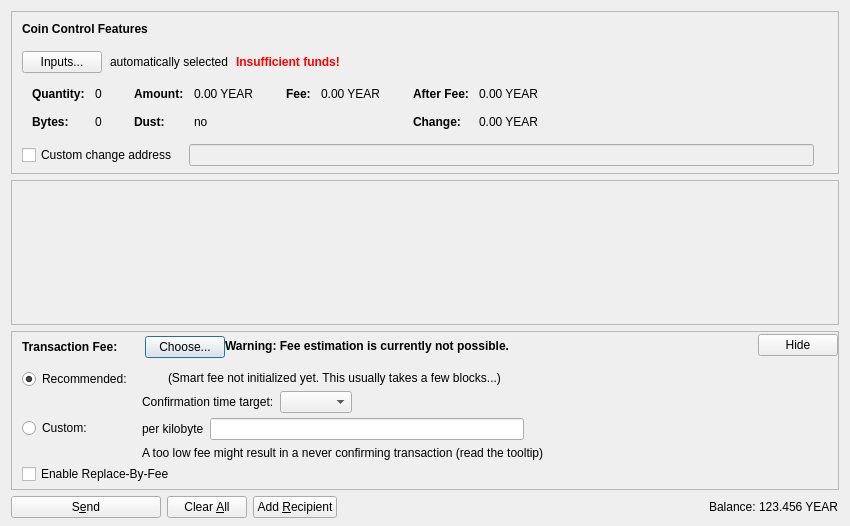
<?xml version="1.0" encoding="UTF-8"?>
<ui version="4.0">
 <class>SendCoinsDialog</class>
 <widget class="QDialog" name="SendCoinsDialog">
  <property name="geometry">
   <rect>
    <x>0</x>
    <y>0</y>
    <width>850</width>
    <height>526</height>
   </rect>
  </property>
  <property name="windowTitle">
   <string>Send Coins</string>
  </property>
  <layout class="QVBoxLayout" name="verticalLayout" stretch="0,1,0,0">
   <property name="bottomMargin">
    <number>8</number>
   </property>
   <item>
    <widget class="QFrame" name="frameCoinControl">
     <property name="sizePolicy">
      <sizepolicy hsizetype="Expanding" vsizetype="Expanding">
       <horstretch>0</horstretch>
       <verstretch>0</verstretch>
      </sizepolicy>
     </property>
     <property name="maximumSize">
      <size>
       <width>16777215</width>
       <height>16777215</height>
      </size>
     </property>
     <property name="frameShape">
      <enum>QFrame::StyledPanel</enum>
     </property>
     <property name="frameShadow">
      <enum>QFrame::Sunken</enum>
     </property>
     <layout class="QVBoxLayout" name="verticalLayoutCoinControl2">
      <property name="spacing">
       <number>0</number>
      </property>
      <property name="leftMargin">
       <number>0</number>
      </property>
      <property name="topMargin">
       <number>0</number>
      </property>
      <property name="rightMargin">
       <number>0</number>
      </property>
      <property name="bottomMargin">
       <number>6</number>
      </property>
      <item>
       <layout class="QVBoxLayout" name="verticalLayoutCoinControl" stretch="0,0,0,0,1">
        <property name="spacing">
         <number>0</number>
        </property>
        <property name="leftMargin">
         <number>10</number>
        </property>
        <property name="topMargin">
         <number>10</number>
        </property>
        <item>
         <layout class="QHBoxLayout" name="horizontalLayoutCoinControl1">
          <property name="bottomMargin">
           <number>15</number>
          </property>
          <item>
           <widget class="QLabel" name="labelCoinControlFeatures">
            <property name="sizePolicy">
             <sizepolicy hsizetype="Preferred" vsizetype="Maximum">
              <horstretch>0</horstretch>
              <verstretch>0</verstretch>
             </sizepolicy>
            </property>
            <property name="font">
             <font>
              <weight>75</weight>
              <bold>true</bold>
             </font>
            </property>
            <property name="styleSheet">
             <string notr="true">font-weight:bold;</string>
            </property>
            <property name="text">
             <string>Coin Control Features</string>
            </property>
           </widget>
          </item>
         </layout>
        </item>
        <item>
         <layout class="QHBoxLayout" name="horizontalLayoutCoinControl2" stretch="0,0,0,0">
          <property name="spacing">
           <number>8</number>
          </property>
          <property name="bottomMargin">
           <number>10</number>
          </property>
          <item>
           <widget class="QPushButton" name="pushButtonCoinControl">
            <property name="styleSheet">
             <string notr="true"/>
            </property>
            <property name="text">
             <string>Inputs...</string>
            </property>
            <property name="autoDefault">
             <bool>false</bool>
            </property>
           </widget>
          </item>
          <item>
           <widget class="QLabel" name="labelCoinControlAutomaticallySelected">
            <property name="text">
             <string>automatically selected</string>
            </property>
            <property name="margin">
             <number>5</number>
            </property>
           </widget>
          </item>
          <item>
           <widget class="QLabel" name="labelCoinControlInsuffFunds">
            <property name="font">
             <font>
              <weight>75</weight>
              <bold>true</bold>
             </font>
            </property>
            <property name="styleSheet">
             <string notr="true">color:red;font-weight:bold;</string>
            </property>
            <property name="text">
             <string>Insufficient funds!</string>
            </property>
            <property name="margin">
             <number>5</number>
            </property>
           </widget>
          </item>
          <item>
           <spacer name="horizontalSpacerCoinControl">
            <property name="orientation">
             <enum>Qt::Horizontal</enum>
            </property>
            <property name="sizeHint" stdset="0">
             <size>
              <width>40</width>
              <height>1</height>
             </size>
            </property>
           </spacer>
          </item>
         </layout>
        </item>
        <item>
         <widget class="QWidget" name="widgetCoinControl" native="true">
          <property name="sizePolicy">
           <sizepolicy hsizetype="Preferred" vsizetype="Preferred">
            <horstretch>0</horstretch>
            <verstretch>0</verstretch>
           </sizepolicy>
          </property>
          <property name="minimumSize">
           <size>
            <width>0</width>
            <height>0</height>
           </size>
          </property>
          <property name="styleSheet">
           <string notr="true"/>
          </property>
          <layout class="QHBoxLayout" name="horizontalLayoutCoinControl5">
           <property name="leftMargin">
            <number>0</number>
           </property>
           <property name="topMargin">
            <number>0</number>
           </property>
           <property name="rightMargin">
            <number>0</number>
           </property>
           <property name="bottomMargin">
            <number>0</number>
           </property>
           <item>
            <layout class="QHBoxLayout" name="horizontalLayoutCoinControl3" stretch="0,0,0,1">
             <property name="spacing">
              <number>20</number>
             </property>
             <property name="topMargin">
              <number>0</number>
             </property>
             <property name="bottomMargin">
              <number>10</number>
             </property>
             <item>
              <layout class="QFormLayout" name="formLayoutCoinControl1">
               <property name="horizontalSpacing">
                <number>10</number>
               </property>
               <property name="verticalSpacing">
                <number>14</number>
               </property>
               <property name="leftMargin">
                <number>10</number>
               </property>
               <property name="topMargin">
                <number>4</number>
               </property>
               <property name="rightMargin">
                <number>6</number>
               </property>
               <item row="0" column="0">
                <widget class="QLabel" name="labelCoinControlQuantityText">
                 <property name="font">
                  <font>
                   <weight>75</weight>
                   <bold>true</bold>
                  </font>
                 </property>
                 <property name="text">
                  <string>Quantity:</string>
                 </property>
                 <property name="margin">
                  <number>0</number>
                 </property>
                </widget>
               </item>
               <item row="0" column="1">
                <widget class="QLabel" name="labelCoinControlQuantity">
                 <property name="cursor">
                  <cursorShape>IBeamCursor</cursorShape>
                 </property>
                 <property name="contextMenuPolicy">
                  <enum>Qt::ActionsContextMenu</enum>
                 </property>
                 <property name="text">
                  <string notr="true">0</string>
                 </property>
                 <property name="margin">
                  <number>0</number>
                 </property>
                 <property name="textInteractionFlags">
                  <set>Qt::LinksAccessibleByMouse|Qt::TextSelectableByKeyboard|Qt::TextSelectableByMouse</set>
                 </property>
                </widget>
               </item>
               <item row="1" column="0">
                <widget class="QLabel" name="labelCoinControlBytesText">
                 <property name="font">
                  <font>
                   <weight>75</weight>
                   <bold>true</bold>
                  </font>
                 </property>
                 <property name="text">
                  <string>Bytes:</string>
                 </property>
                </widget>
               </item>
               <item row="1" column="1">
                <widget class="QLabel" name="labelCoinControlBytes">
                 <property name="cursor">
                  <cursorShape>IBeamCursor</cursorShape>
                 </property>
                 <property name="contextMenuPolicy">
                  <enum>Qt::ActionsContextMenu</enum>
                 </property>
                 <property name="text">
                  <string notr="true">0</string>
                 </property>
                 <property name="textInteractionFlags">
                  <set>Qt::LinksAccessibleByMouse|Qt::TextSelectableByKeyboard|Qt::TextSelectableByMouse</set>
                 </property>
                </widget>
               </item>
              </layout>
             </item>
             <item>
              <layout class="QFormLayout" name="formLayoutCoinControl2">
               <property name="horizontalSpacing">
                <number>10</number>
               </property>
               <property name="verticalSpacing">
                <number>14</number>
               </property>
               <property name="leftMargin">
                <number>6</number>
               </property>
               <property name="topMargin">
                <number>4</number>
               </property>
               <property name="rightMargin">
                <number>6</number>
               </property>
               <item row="0" column="0">
                <widget class="QLabel" name="labelCoinControlAmountText">
                 <property name="font">
                  <font>
                   <weight>75</weight>
                   <bold>true</bold>
                  </font>
                 </property>
                 <property name="text">
                  <string>Amount:</string>
                 </property>
                 <property name="margin">
                  <number>0</number>
                 </property>
                </widget>
               </item>
               <item row="0" column="1">
                <widget class="QLabel" name="labelCoinControlAmount">
                 <property name="cursor">
                  <cursorShape>IBeamCursor</cursorShape>
                 </property>
                 <property name="contextMenuPolicy">
                  <enum>Qt::ActionsContextMenu</enum>
                 </property>
                 <property name="text">
                  <string notr="true">0.00 YEAR</string>
                 </property>
                 <property name="textInteractionFlags">
                  <set>Qt::LinksAccessibleByMouse|Qt::TextSelectableByKeyboard|Qt::TextSelectableByMouse</set>
                 </property>
                </widget>
               </item>
               <item row="1" column="0">
                <widget class="QLabel" name="labelCoinControlLowOutputText">
                 <property name="font">
                  <font>
                   <weight>75</weight>
                   <bold>true</bold>
                  </font>
                 </property>
                 <property name="text">
                  <string>Dust:</string>
                 </property>
                </widget>
               </item>
               <item row="1" column="1">
                <widget class="QLabel" name="labelCoinControlLowOutput">
                 <property name="cursor">
                  <cursorShape>IBeamCursor</cursorShape>
                 </property>
                 <property name="contextMenuPolicy">
                  <enum>Qt::ActionsContextMenu</enum>
                 </property>
                 <property name="text">
                  <string notr="true">no</string>
                 </property>
                 <property name="textInteractionFlags">
                  <set>Qt::LinksAccessibleByMouse|Qt::TextSelectableByKeyboard|Qt::TextSelectableByMouse</set>
                 </property>
                </widget>
               </item>
              </layout>
             </item>
             <item>
              <layout class="QFormLayout" name="formLayoutCoinControl3">
               <property name="horizontalSpacing">
                <number>10</number>
               </property>
               <property name="verticalSpacing">
                <number>14</number>
               </property>
               <property name="leftMargin">
                <number>6</number>
               </property>
               <property name="topMargin">
                <number>4</number>
               </property>
               <property name="rightMargin">
                <number>6</number>
               </property>
               <item row="0" column="0">
                <widget class="QLabel" name="labelCoinControlFeeText">
                 <property name="font">
                  <font>
                   <weight>75</weight>
                   <bold>true</bold>
                  </font>
                 </property>
                 <property name="text">
                  <string>Fee:</string>
                 </property>
                 <property name="margin">
                  <number>0</number>
                 </property>
                </widget>
               </item>
               <item row="0" column="1">
                <widget class="QLabel" name="labelCoinControlFee">
                 <property name="cursor">
                  <cursorShape>IBeamCursor</cursorShape>
                 </property>
                 <property name="contextMenuPolicy">
                  <enum>Qt::ActionsContextMenu</enum>
                 </property>
                 <property name="text">
                  <string notr="true">0.00 YEAR</string>
                 </property>
                 <property name="textInteractionFlags">
                  <set>Qt::LinksAccessibleByMouse|Qt::TextSelectableByKeyboard|Qt::TextSelectableByMouse</set>
                 </property>
                </widget>
               </item>
              </layout>
             </item>
             <item>
              <layout class="QFormLayout" name="formLayoutCoinControl4">
               <property name="horizontalSpacing">
                <number>10</number>
               </property>
               <property name="verticalSpacing">
                <number>14</number>
               </property>
               <property name="leftMargin">
                <number>6</number>
               </property>
               <property name="topMargin">
                <number>4</number>
               </property>
               <property name="rightMargin">
                <number>6</number>
               </property>
               <item row="0" column="0">
                <widget class="QLabel" name="labelCoinControlAfterFeeText">
                 <property name="font">
                  <font>
                   <weight>75</weight>
                   <bold>true</bold>
                  </font>
                 </property>
                 <property name="text">
                  <string>After Fee:</string>
                 </property>
                 <property name="margin">
                  <number>0</number>
                 </property>
                </widget>
               </item>
               <item row="0" column="1">
                <widget class="QLabel" name="labelCoinControlAfterFee">
                 <property name="cursor">
                  <cursorShape>IBeamCursor</cursorShape>
                 </property>
                 <property name="contextMenuPolicy">
                  <enum>Qt::ActionsContextMenu</enum>
                 </property>
                 <property name="text">
                  <string notr="true">0.00 YEAR</string>
                 </property>
                 <property name="textInteractionFlags">
                  <set>Qt::LinksAccessibleByMouse|Qt::TextSelectableByKeyboard|Qt::TextSelectableByMouse</set>
                 </property>
                </widget>
               </item>
               <item row="1" column="0">
                <widget class="QLabel" name="labelCoinControlChangeText">
                 <property name="font">
                  <font>
                   <weight>75</weight>
                   <bold>true</bold>
                  </font>
                 </property>
                 <property name="text">
                  <string>Change:</string>
                 </property>
                </widget>
               </item>
               <item row="1" column="1">
                <widget class="QLabel" name="labelCoinControlChange">
                 <property name="cursor">
                  <cursorShape>IBeamCursor</cursorShape>
                 </property>
                 <property name="contextMenuPolicy">
                  <enum>Qt::ActionsContextMenu</enum>
                 </property>
                 <property name="text">
                  <string notr="true">0.00 YEAR</string>
                 </property>
                 <property name="textInteractionFlags">
                  <set>Qt::LinksAccessibleByMouse|Qt::TextSelectableByKeyboard|Qt::TextSelectableByMouse</set>
                 </property>
                </widget>
               </item>
              </layout>
             </item>
            </layout>
           </item>
          </layout>
         </widget>
        </item>
        <item>
         <layout class="QHBoxLayout" name="horizontalLayoutCoinControl4" stretch="0,0,0">
          <property name="spacing">
           <number>12</number>
          </property>
          <property name="sizeConstraint">
           <enum>QLayout::SetDefaultConstraint</enum>
          </property>
          <property name="topMargin">
           <number>5</number>
          </property>
          <property name="rightMargin">
           <number>5</number>
          </property>
          <item>
           <widget class="QCheckBox" name="checkBoxCoinControlChange">
            <property name="toolTip">
             <string>If this is activated, but the change address is empty or invalid, change will be sent to a newly generated address.</string>
            </property>
            <property name="text">
             <string>Custom change address</string>
            </property>
           </widget>
          </item>
          <item>
           <widget class="QValidatedLineEdit" name="lineEditCoinControlChange">
            <property name="enabled">
             <bool>false</bool>
            </property>
            <property name="sizePolicy">
             <sizepolicy hsizetype="Expanding" vsizetype="Fixed">
              <horstretch>0</horstretch>
              <verstretch>0</verstretch>
             </sizepolicy>
            </property>
           </widget>
          </item>
          <item>
           <widget class="QLabel" name="labelCoinControlChangeLabel">
            <property name="sizePolicy">
             <sizepolicy hsizetype="Preferred" vsizetype="Expanding">
              <horstretch>0</horstretch>
              <verstretch>0</verstretch>
             </sizepolicy>
            </property>
            <property name="minimumSize">
             <size>
              <width>0</width>
              <height>0</height>
             </size>
            </property>
            <property name="text">
             <string/>
            </property>
            <property name="margin">
             <number>3</number>
            </property>
           </widget>
          </item>
         </layout>
        </item>
        <item>
         <spacer name="verticalSpacerCoinControl">
          <property name="orientation">
           <enum>Qt::Vertical</enum>
          </property>
          <property name="sizeHint" stdset="0">
           <size>
            <width>800</width>
            <height>1</height>
           </size>
          </property>
         </spacer>
        </item>
       </layout>
      </item>
     </layout>
    </widget>
   </item>
   <item>
    <widget class="QScrollArea" name="scrollArea">
     <property name="widgetResizable">
      <bool>true</bool>
     </property>
     <widget class="QWidget" name="scrollAreaWidgetContents">
      <property name="geometry">
       <rect>
        <x>0</x>
        <y>0</y>
        <width>830</width>
        <height>104</height>
       </rect>
      </property>
      <layout class="QVBoxLayout" name="verticalLayout_2" stretch="0,1">
       <property name="leftMargin">
        <number>0</number>
       </property>
       <property name="topMargin">
        <number>0</number>
       </property>
       <property name="rightMargin">
        <number>0</number>
       </property>
       <property name="bottomMargin">
        <number>0</number>
       </property>
       <item>
        <layout class="QVBoxLayout" name="entries">
         <property name="spacing">
          <number>6</number>
         </property>
        </layout>
       </item>
       <item>
        <spacer name="verticalSpacer">
         <property name="orientation">
          <enum>Qt::Vertical</enum>
         </property>
         <property name="sizeHint" stdset="0">
          <size>
           <width>20</width>
           <height>40</height>
          </size>
         </property>
        </spacer>
       </item>
      </layout>
     </widget>
    </widget>
   </item>
   <item>
    <widget class="QFrame" name="frameFee">
     <property name="sizePolicy">
      <sizepolicy hsizetype="Expanding" vsizetype="Expanding">
       <horstretch>0</horstretch>
       <verstretch>0</verstretch>
      </sizepolicy>
     </property>
     <property name="maximumSize">
      <size>
       <width>16777215</width>
       <height>16777215</height>
      </size>
     </property>
     <property name="frameShape">
      <enum>QFrame::StyledPanel</enum>
     </property>
     <property name="frameShadow">
      <enum>QFrame::Sunken</enum>
     </property>
     <layout class="QVBoxLayout" name="verticalLayoutFee1">
      <property name="spacing">
       <number>0</number>
      </property>
      <property name="leftMargin">
       <number>0</number>
      </property>
      <property name="topMargin">
       <number>0</number>
      </property>
      <property name="rightMargin">
       <number>0</number>
      </property>
      <property name="bottomMargin">
       <number>0</number>
      </property>
      <item>
       <layout class="QVBoxLayout" name="verticalLayoutFee2" stretch="0,0,0">
        <property name="spacing">
         <number>0</number>
        </property>
        <property name="leftMargin">
         <number>10</number>
        </property>
        <property name="topMargin">
         <number>0</number>
        </property>
        <item>
         <layout class="QHBoxLayout" name="horizontalLayoutFee1">
          <property name="bottomMargin">
           <number>0</number>
          </property>
          <item>
           <layout class="QVBoxLayout" name="verticalLayoutFee7">
            <property name="spacing">
             <number>0</number>
            </property>
            <item>
             <spacer name="verticalSpacerSmartFee">
              <property name="orientation">
               <enum>Qt::Vertical</enum>
              </property>
              <property name="sizeType">
               <enum>QSizePolicy::Fixed</enum>
              </property>
              <property name="sizeHint" stdset="0">
               <size>
                <width>1</width>
                <height>4</height>
               </size>
              </property>
             </spacer>
            </item>
            <item>
             <layout class="QHBoxLayout" name="horizontalLayoutSmartFee">
              <property name="spacing">
               <number>10</number>
              </property>
              <item>
               <widget class="QLabel" name="labelFeeHeadline">
                <property name="sizePolicy">
                 <sizepolicy hsizetype="Preferred" vsizetype="Maximum">
                  <horstretch>0</horstretch>
                  <verstretch>0</verstretch>
                 </sizepolicy>
                </property>
                <property name="font">
                 <font>
                  <weight>75</weight>
                  <bold>true</bold>
                 </font>
                </property>
                <property name="styleSheet">
                 <string notr="true">font-weight:bold;</string>
                </property>
                <property name="text">
                 <string>Transaction Fee:</string>
                </property>
               </widget>
              </item>
              <item>
               <widget class="QLabel" name="labelFeeMinimized">
                <property name="text">
                 <string/>
                </property>
               </widget>
              </item>
              <item>
               <widget class="QPushButton" name="buttonChooseFee">
                <property name="text">
                 <string>Choose...</string>
                </property>
               </widget>
              </item>
             </layout>
            </item>
            <item>
             <spacer name="verticalSpacer_5">
              <property name="orientation">
               <enum>Qt::Vertical</enum>
              </property>
              <property name="sizeHint" stdset="0">
               <size>
                <width>1</width>
                <height>1</height>
               </size>
              </property>
             </spacer>
            </item>
           </layout>
          </item>
          <item>
           <widget class="QLabel" name="fallbackFeeWarningLabel">
            <property name="toolTip">
             <string>Using the fallbackfee can result in sending a transaction that will take several hours or days (or never) to confirm. Consider choosing your fee manually or wait until you have validated the complete chain.</string>
            </property>
            <property name="font">
            <font>
                <weight>75</weight>
                <bold>true</bold>
            </font>
            </property>
            <property name="text">
             <string>Warning: Fee estimation is currently not possible.</string>
            </property>
            <property name="wordWrap">
             <bool>false</bool>
            </property>
           </widget>
          </item>
          <item>
           <spacer name="horizontalSpacer_4">
            <property name="orientation">
             <enum>Qt::Horizontal</enum>
            </property>
            <property name="sizeType">
             <enum>QSizePolicy::MinimumExpanding</enum>
            </property>
            <property name="sizeHint" stdset="0">
             <size>
              <width>40</width>
              <height>20</height>
             </size>
            </property>
           </spacer>
          </item>
          <item>
           <widget class="QPushButton" name="buttonMinimizeFee">
            <property name="toolTip">
             <string>Hide transaction fee settings</string>
            </property>
            <property name="text">
             <string>Hide</string>
            </property>
           </widget>
          </item>
         </layout>
        </item>
        <item>
         <widget class="QFrame" name="frameFeeSelection">
          <layout class="QVBoxLayout" name="verticalLayoutFee12">
           <property name="spacing">
            <number>0</number>
           </property>
           <property name="leftMargin">
            <number>0</number>
           </property>
           <property name="topMargin">
            <number>0</number>
           </property>
           <property name="rightMargin">
            <number>0</number>
           </property>
           <property name="bottomMargin">
            <number>0</number>
           </property>
           <item>
            <layout class="QGridLayout" name="gridLayoutFee">
             <property name="topMargin">
              <number>10</number>
             </property>
             <property name="bottomMargin">
              <number>4</number>
             </property>
             <property name="horizontalSpacing">
              <number>10</number>
             </property>
             <property name="verticalSpacing">
              <number>4</number>
             </property>
             <item row="1" column="1">
              <layout class="QVBoxLayout" name="verticalLayoutFee8">
               <property name="spacing">
                <number>6</number>
               </property>
               <item>
                <layout class="QHBoxLayout" name="horizontalLayoutFee13">
                 <item>
                  <widget class="QLabel" name="labelCustomPerKilobyte">
                   <property name="toolTip">
                    <string>Specify a custom fee per kB (1,000 bytes) of the transaction's virtual size.

Note:  Since the fee is calculated on a per-byte basis, a fee of "100 satoshis per kB" for a transaction size of 500 bytes (half of 1 kB) would ultimately yield a fee of only 50 satoshis.</string>
                   </property>
                   <property name="text">
                    <string>per kilobyte</string>
                   </property>
                  </widget>
                 </item>
                 <item>
                  <widget class="BitcoinAmountField" name="customFee"/>
                 </item>
                 <item>
                  <spacer name="horizontalSpacer_6">
                   <property name="orientation">
                    <enum>Qt::Horizontal</enum>
                   </property>
                   <property name="sizeHint" stdset="0">
                    <size>
                     <width>1</width>
                     <height>1</height>
                    </size>
                   </property>
                  </spacer>
                 </item>
                </layout>
               </item>
               <item>
                <layout class="QHBoxLayout" name="horizontalLayoutFee8">
                 <item>
                  <widget class="QLabel" name="labelCustomFeeWarning">
                   <property name="enabled">
                    <bool>true</bool>
                   </property>
                   <property name="toolTip">
                    <string>When there is less transaction volume than space in the blocks, miners as well as relaying nodes may enforce a minimum fee. Paying only this minimum fee is just fine, but be aware that this can result in a never confirming transaction once there is more demand for bitcoin transactions than the network can process.</string>
                   </property>
                   <property name="text">
                    <string>A too low fee might result in a never confirming transaction (read the tooltip)</string>
                   </property>
                  </widget>
                 </item>
                 <item>
                  <spacer name="horizontalSpacer_2">
                   <property name="orientation">
                    <enum>Qt::Horizontal</enum>
                   </property>
                   <property name="sizeHint" stdset="0">
                    <size>
                     <width>1</width>
                     <height>1</height>
                    </size>
                   </property>
                  </spacer>
                 </item>
                </layout>
               </item>
              </layout>
             </item>
             <item row="0" column="0">
              <layout class="QVBoxLayout" name="verticalLayoutFee4" stretch="0,1">
               <item>
                <widget class="QRadioButton" name="radioSmartFee">
                 <property name="text">
                  <string>Recommended:</string>
                 </property>
                 <property name="checked">
                  <bool>true</bool>
                 </property>
                 <attribute name="buttonGroup">
                  <string notr="true">groupFee</string>
                 </attribute>
                </widget>
               </item>
               <item>
                <spacer name="verticalSpacer_2">
                 <property name="orientation">
                  <enum>Qt::Vertical</enum>
                 </property>
                 <property name="sizeHint" stdset="0">
                  <size>
                   <width>1</width>
                   <height>1</height>
                  </size>
                 </property>
                </spacer>
               </item>
              </layout>
             </item>
             <item row="1" column="0">
              <layout class="QVBoxLayout" name="verticalLayoutFee9" stretch="0,1">
               <item>
                <widget class="QRadioButton" name="radioCustomFee">
                 <property name="text">
                  <string>Custom:</string>
                 </property>
                 <attribute name="buttonGroup">
                  <string notr="true">groupFee</string>
                 </attribute>
                </widget>
               </item>
               <item>
                <spacer name="verticalSpacer_6">
                 <property name="orientation">
                  <enum>Qt::Vertical</enum>
                 </property>
                 <property name="sizeHint" stdset="0">
                  <size>
                   <width>1</width>
                   <height>1</height>
                  </size>
                 </property>
                </spacer>
               </item>
              </layout>
             </item>
             <item row="0" column="1">
              <layout class="QVBoxLayout" name="verticalLayoutFee3" stretch="0,0,1">
               <property name="spacing">
                <number>6</number>
               </property>
               <property name="topMargin">
                <number>2</number>
               </property>
               <item>
                <layout class="QHBoxLayout" name="horizontalLayoutFee12">
                 <item>
                  <widget class="QLabel" name="labelSmartFee">
                   <property name="text">
                    <string/>
                   </property>
                  </widget>
                 </item>
                 <item>
                  <widget class="QLabel" name="labelFeeEstimation">
                   <property name="text">
                    <string/>
                   </property>
                  </widget>
                 </item>
                 <item>
                  <widget class="QLabel" name="labelSmartFee2">
                   <property name="text">
                    <string>(Smart fee not initialized yet. This usually takes a few blocks...)</string>
                   </property>
                  </widget>
                 </item>
                 <item>
                  <spacer name="horizontalSpacer_5">
                   <property name="orientation">
                    <enum>Qt::Horizontal</enum>
                   </property>
                   <property name="sizeHint" stdset="0">
                    <size>
                     <width>1</width>
                     <height>1</height>
                    </size>
                   </property>
                  </spacer>
                 </item>
                </layout>
               </item>
               <item>
                <layout class="QHBoxLayout" name="horizontalLayoutFee9">
                 <item>
                  <layout class="QVBoxLayout" name="verticalLayoutFee6">
                   <item>
                    <widget class="QLabel" name="labelSmartFee3">
                     <property name="text">
                      <string>Confirmation time target:</string>
                     </property>
                    </widget>
                   </item>
                  </layout>
                 </item>
                 <item>
                  <layout class="QVBoxLayout" name="verticalLayoutFee5">
                   <property name="rightMargin">
                    <number>30</number>
                   </property>
                   <item>
                    <layout class="QHBoxLayout" name="horizontalLayoutConfTarget">
                     <property name="bottomMargin">
                      <number>0</number>
                     </property>
                     <item>
                      <widget class="QComboBox" name="confTargetSelector"/>
                     </item>
                     <item>
                      <spacer name="horizontalSpacerConfTarget">
                       <property name="orientation">
                        <enum>Qt::Horizontal</enum>
                       </property>
                       <property name="sizeHint" stdset="0">
                        <size>
                         <width>40</width>
                         <height>20</height>
                        </size>
                       </property>
                      </spacer>
                     </item>
                    </layout>
                   </item>
                  </layout>
                 </item>
                </layout>
               </item>
               <item>
                <spacer name="verticalSpacer_4">
                 <property name="orientation">
                  <enum>Qt::Vertical</enum>
                 </property>
                 <property name="sizeHint" stdset="0">
                  <size>
                   <width>1</width>
                   <height>1</height>
                  </size>
                 </property>
                </spacer>
               </item>
              </layout>
             </item>
            </layout>
           </item>
           <item>
            <widget class="QCheckBox" name="optInRBF">
             <property name="text">
              <string>Enable Replace-By-Fee</string>
             </property>
             <property name="toolTip">
              <string>With Replace-By-Fee (BIP-125) you can increase a transaction's fee after it is sent. Without this, a higher fee may be recommended to compensate for increased transaction delay risk.</string>
             </property>
            </widget>
           </item>
          </layout>
         </widget>
        </item>
        <item>
         <spacer name="verticalSpacerFee">
          <property name="orientation">
           <enum>Qt::Vertical</enum>
          </property>
          <property name="sizeHint" stdset="0">
           <size>
            <width>40</width>
            <height>5</height>
           </size>
          </property>
         </spacer>
        </item>
       </layout>
      </item>
     </layout>
    </widget>
   </item>
   <item>
    <layout class="QHBoxLayout" name="horizontalLayout">
     <item>
      <widget class="QPushButton" name="sendButton">
       <property name="minimumSize">
        <size>
         <width>150</width>
         <height>0</height>
        </size>
       </property>
       <property name="toolTip">
        <string>Confirm the send action</string>
       </property>
       <property name="text">
        <string>S&amp;end</string>
       </property>
       <property name="icon">
        <iconset resource="../bitcoin.qrc">
         <normaloff>:/icons/send</normaloff>:/icons/send</iconset>
       </property>
       <property name="autoDefault">
        <bool>false</bool>
       </property>
       <property name="default">
        <bool>false</bool>
       </property>
      </widget>
     </item>
     <item>
      <widget class="QPushButton" name="clearButton">
       <property name="sizePolicy">
        <sizepolicy hsizetype="Minimum" vsizetype="Fixed">
         <horstretch>0</horstretch>
         <verstretch>0</verstretch>
        </sizepolicy>
       </property>
       <property name="toolTip">
        <string>Clear all fields of the form.</string>
       </property>
       <property name="text">
        <string>Clear &amp;All</string>
       </property>
       <property name="icon">
        <iconset resource="../bitcoin.qrc">
         <normaloff>:/icons/remove</normaloff>:/icons/remove</iconset>
       </property>
       <property name="autoDefault">
        <bool>false</bool>
       </property>
      </widget>
     </item>
     <item>
      <widget class="QPushButton" name="addButton">
       <property name="toolTip">
        <string>Send to multiple recipients at once</string>
       </property>
       <property name="text">
        <string>Add &amp;Recipient</string>
       </property>
       <property name="icon">
        <iconset resource="../bitcoin.qrc">
         <normaloff>:/icons/add</normaloff>:/icons/add</iconset>
       </property>
       <property name="autoDefault">
        <bool>false</bool>
       </property>
      </widget>
     </item>
     <item>
      <spacer name="horizontalSpacer">
       <property name="orientation">
        <enum>Qt::Horizontal</enum>
       </property>
       <property name="sizeHint" stdset="0">
        <size>
         <width>40</width>
         <height>20</height>
        </size>
       </property>
      </spacer>
     </item>
     <item>
      <layout class="QHBoxLayout" name="horizontalLayout_2">
       <property name="spacing">
        <number>3</number>
       </property>
       <item>
        <widget class="QLabel" name="labelBalanceName">
         <property name="sizePolicy">
          <sizepolicy hsizetype="Preferred" vsizetype="Fixed">
           <horstretch>0</horstretch>
           <verstretch>0</verstretch>
          </sizepolicy>
         </property>
         <property name="text">
          <string>Balance:</string>
         </property>
        </widget>
       </item>
       <item>
        <widget class="QLabel" name="labelBalance">
         <property name="sizePolicy">
          <sizepolicy hsizetype="Preferred" vsizetype="Fixed">
           <horstretch>0</horstretch>
           <verstretch>0</verstretch>
          </sizepolicy>
         </property>
         <property name="cursor">
          <cursorShape>IBeamCursor</cursorShape>
         </property>
         <property name="text">
          <string notr="true">123.456 YEAR</string>
         </property>
         <property name="textInteractionFlags">
          <set>Qt::LinksAccessibleByMouse|Qt::TextSelectableByKeyboard|Qt::TextSelectableByMouse</set>
         </property>
        </widget>
       </item>
      </layout>
     </item>
    </layout>
   </item>
  </layout>
 </widget>
 <customwidgets>
  <customwidget>
   <class>QValidatedLineEdit</class>
   <extends>QLineEdit</extends>
   <header>qt/qvalidatedlineedit.h</header>
  </customwidget>
  <customwidget>
   <class>BitcoinAmountField</class>
   <extends>QLineEdit</extends>
   <header>qt/bitcoinamountfield.h</header>
   <container>1</container>
  </customwidget>
 </customwidgets>
 <resources>
  <include location="../bitcoin.qrc"/>
 </resources>
 <connections/>
 <buttongroups>
  <buttongroup name="groupFee"/>
 </buttongroups>
</ui>
